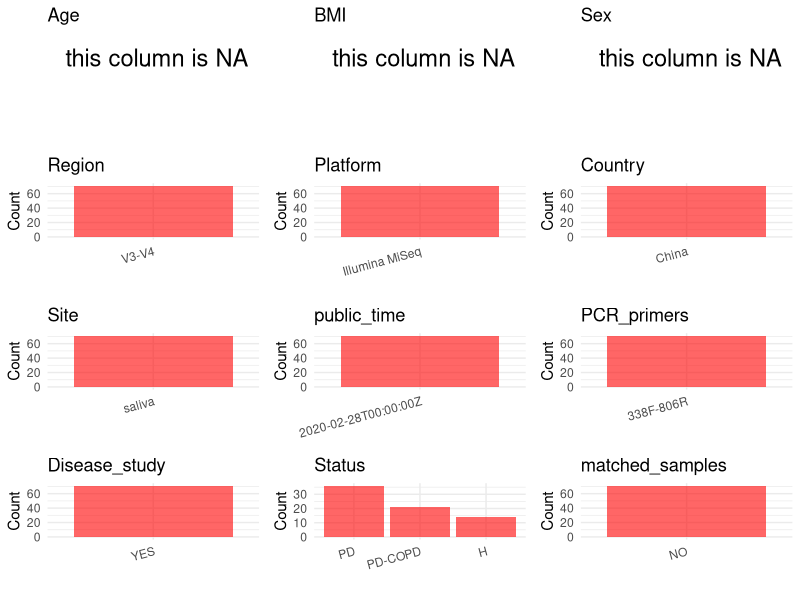

Generate this figure with R: (Note: this script raises an error after producing the figure.)
## ---- chunk 1
# Load necessary libraries
library(dplyr)
library(ggplot2)
library(cowplot)

# Set working directory (update this path to your local directory)
setwd("D:/metadata/3/PRJNA578492")

# Read the initial metadata files
initial_meta<-read.csv("SraRunTable.csv",header = T)

# Combine the two metadata files
#meta <- rbind(initial_meta, initial_meta1)

#Remove entries non-oral samples
#initial_meta <- subset(initial_meta,BioSampleModel != "Metagenome or environmental")

# Check the number of samples containing "HT" in Sample.Name (e.g., healthy controls)
#nrow(subset(meta, grepl("HT", Sample.Name)))

# Display the first few rows of the metadata
head(initial_meta)
## ---- chunk 2
# Create a uniform metadata dataframe
metadata <- data.frame(
  BioProject = initial_meta$BioProject,
  Run = initial_meta$Run,
  sample_name = initial_meta$Sample.Name,
  Age = NA,
  BMI = NA,
  Sex=NA,
  Region = "V3-V4",
  Platform = initial_meta$Instrument,
  Country = initial_meta$geo_loc_name_country,
  Site = "saliva",
  public_time = initial_meta$ReleaseDate,
  Status      = ifelse(grepl("^HSMHC",  initial_meta$Sample.Name), "H",
                       ifelse(grepl("^HSMPD",  initial_meta$Sample.Name), "PD",
                              ifelse(grepl("^HSMCOPD", initial_meta$Sample.Name), "PD-COPD",NA))),
  stringsAsFactors = FALSE
)
## ---- chunk 3
# Add information obtained from the publication
metadata$PCR_primers <- "338F-806R"
metadata$title <- "Saliva Microbiome Changes in Patients With Periodontitis With and Without Chronic Obstructive Pulmonary Disease"
metadata$Disease_study <- "YES"
# Assign disease status based on sample_name patterns


metadata$matched_samples <- "NO"
## ---- chunk 4
# Check the number of unique runs and sample names
print(paste("Number of unique runs:", length(unique(metadata$Run))))
print(paste("Number of unique sample names:", length(unique(metadata$sample_name))))
## ---- chunk 5
# Select columns for visualization
plot_data <- metadata %>%
  select(-BioProject, -Run, -sample_name, -title)

# Function to create simple plots for each column
create_simple_plots <- function(data) {
  plots <- list()
  
  for (col in colnames(data)) {
    # Check if the column is all NA
    if (all(is.na(data[[col]]))) {
      # Create an empty plot with text indicating all NA
      p <- ggplot() +
        annotate("text", x = 0.5, y = 0.5, label = "this column is NA", size = 6) +
        labs(title = col) +
        theme_void()
    } else if (is.numeric(data[[col]])) {
      # Numeric variable: histogram
      p <- ggplot(data, aes(x = .data[[col]])) +
        geom_histogram(fill = "blue", alpha = 0.6, bins = 20, na.rm = TRUE) +
        labs(title = col) +
        theme_minimal()
    } else {
      # Categorical variable: bar plot (remove NA values)
      count_data <- as.data.frame(table(data[[col]], useNA = "ifany"))
      p <- ggplot(count_data, aes(x = reorder(Var1, -Freq), y = Freq)) +
        geom_col(fill = "red", alpha = 0.6) +
        labs(title = col, x = NULL, y = "Count") +
        theme_minimal() +
        theme(axis.text.x = element_text(angle = 15, hjust = 1))
    }
    plots[[col]] <- p
  }
  
  return(plots)
}

# Generate and arrange plots
plots <- create_simple_plots(plot_data)
p<-plot_grid(plots$Age, 
          plots$BMI, 
          plots$Sex, 
          plots$Region, 
          plots$Platform, 
          plots$Country, 
          plots$Site,
          plots$public_time, 
          plots$PCR_primers,
          plots$Disease_study,
          plots$Status,
          plots$matched_samples,# add 
          ncol = 3, align = "hv", axis = "lb")
ggsave("Metadata_Summary.png", plot = p, width = 8, height = 6, dpi = 150)
## ---- chunk 6
knitr::include_graphics("metadata_summary.png")
## ---- chunk 7
# Reorder columns to match the desired format
metadata <- metadata[, c(
  "BioProject", "Run", "sample_name", "Age", "BMI", "Sex", 
  "Region", "Platform", "Country", "Site", "public_time", 
  "PCR_primers", "title", "Disease_study", "Status","matched_samples"
)]

# Export the uniform metadata to a CSV file
write.csv(metadata, file = "metadata.csv", quote = TRUE)
head(metadata)
